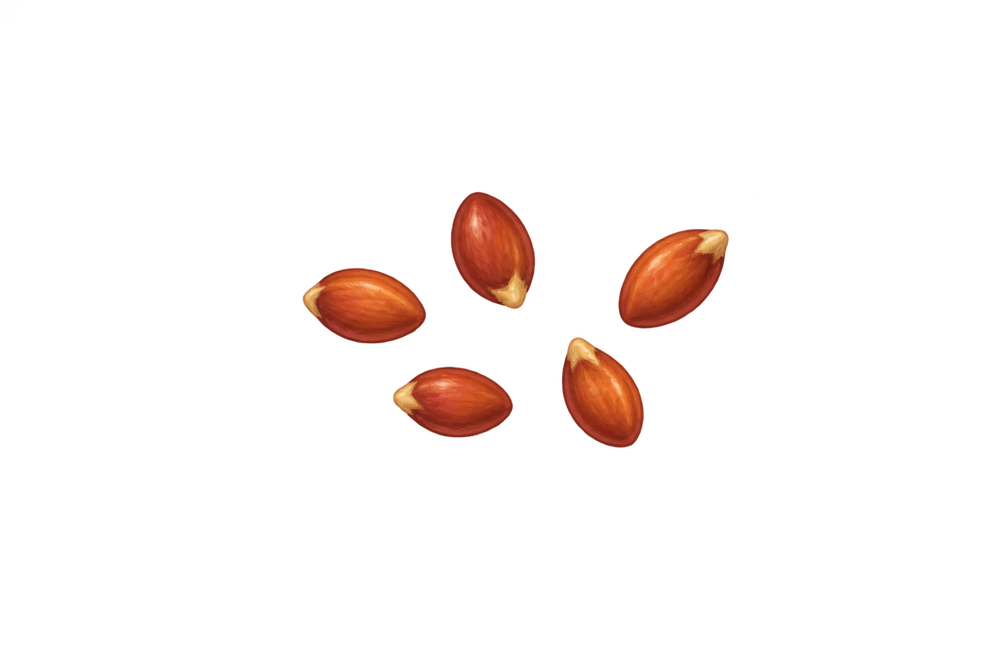
#> input picture apps/mobile/assets/game/garden/strawberry-seeds-painterly-v1.png, 1000 x 667 px, shrunk from 1536 x 1024 before the run
$ python extract_rhythm_buttons.py ../assets/game/garden/strawberry-seeds-painterly-v1.png out.png
#> lines starting #> are read from the running program, lines starting #| are printed output that depends on the picture
from pathlib import Path
import sys
from PIL import Image

source = Image.open(sys.argv[1]).convert("RGBA")
#> source is the input picture: PIL image 1000x667 RGBA; mean R, G, B, A 10, 4.1, 2.2, 12.8
output = Path(sys.argv[2])
output.mkdir(parents=True, exist_ok=True)
for index, name in enumerate(("clap", "bell", "drum")):
    left = round(index * source.width / 3)
    right = round((index + 1) * source.width / 3)
    source.crop((left, 0, right, source.height)).save(output / f"rhythm-{name}-v1.png")
#> this loop made 3 passes
#> pass 1, `source.crop((left, 0, right, source.height)).save(output / f"rhythm-{n..`:
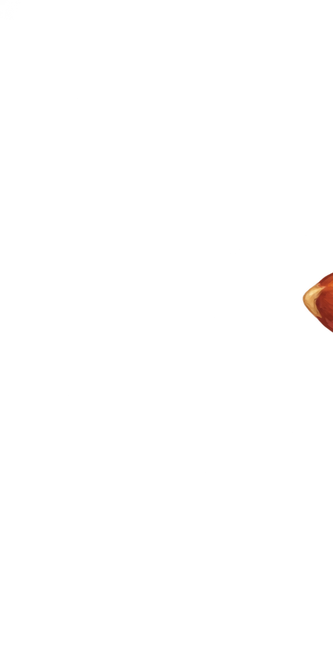
#> saved as rhythm-clap-v1.png: PIL image 333x667 RGBA; mean R, G, B, A 1, 0.5, 0.3, 1.2; transparent parts drawn white
#> pass 2, `source.crop((left, 0, right, source.height)).save(output / f"rhythm-{n..`:
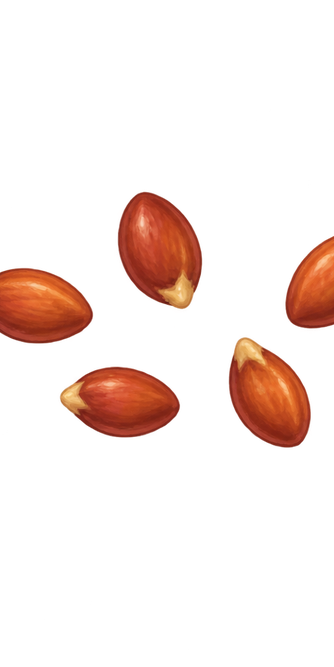
#> saved as rhythm-bell-v1.png: PIL image 334x667 RGBA; mean R, G, B, A 25.3, 10.1, 5.4, 32.3; transparent parts drawn white

$ run again, on apps/mobile/assets/game/garden/apple-tree-fruiting-painterly-v1.png
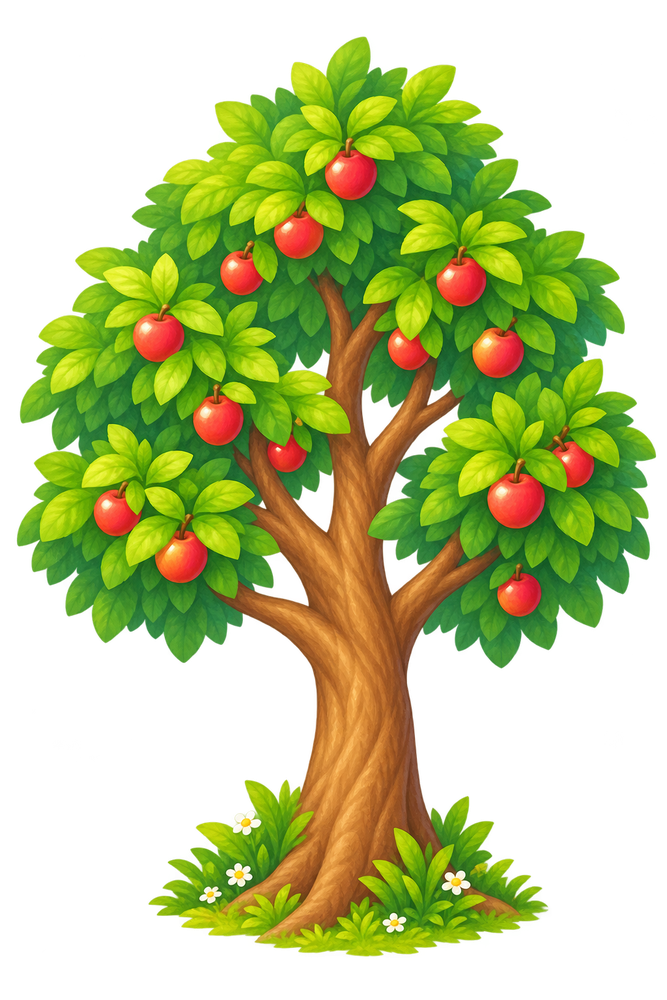
#> input picture apps/mobile/assets/game/garden/apple-tree-fruiting-painterly-v1.png, 667 x 1000 px, shrunk from 1024 x 1536 before the run
#> source is the input picture: PIL image 667x1000 RGBA; mean R, G, B, A 65, 76.8, 16.4, 126
#> the loop `for index, name in enumerate(("clap", "bell", "drum")):` made 3 passes
#> pass 1, `source.crop((left, 0, right, source.height)).save(output / f"rhythm-{n..`:
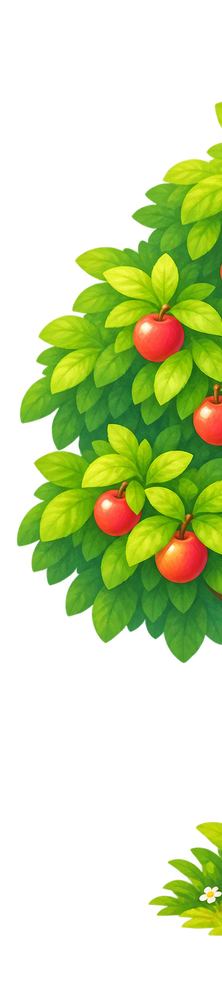
#> saved as rhythm-clap-v1.png: PIL image 222x1000 RGBA; mean R, G, B, A 44.4, 60.6, 10.6, 87.8; transparent parts drawn white
#> pass 2, `source.crop((left, 0, right, source.height)).save(output / f"rhythm-{n..`:
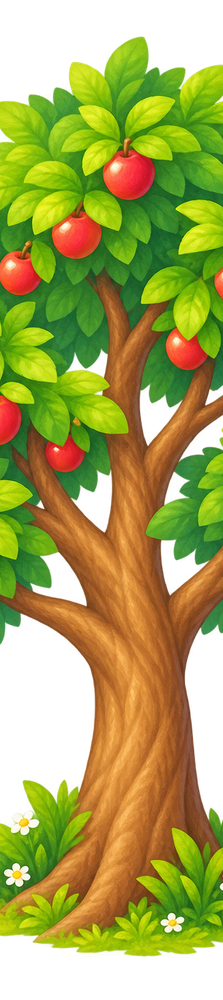
#> saved as rhythm-bell-v1.png: PIL image 223x1000 RGBA; mean R, G, B, A 107.9, 108.3, 25.9, 189.7; transparent parts drawn white

$ run again, on apps/mobile/assets/game/garden/apple-tree-painterly-v1.png
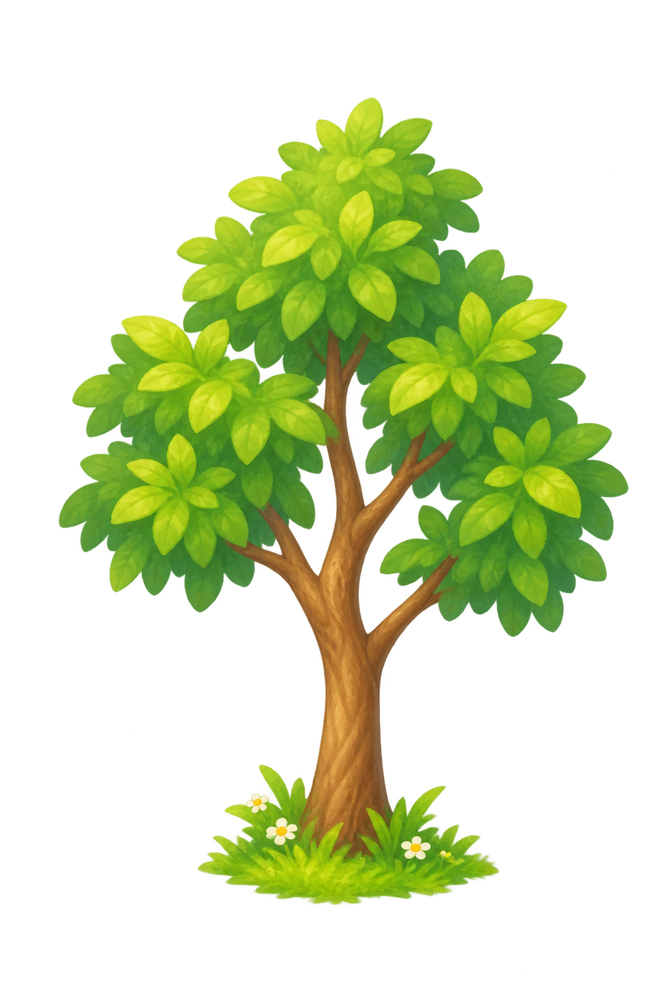
#> input picture apps/mobile/assets/game/garden/apple-tree-painterly-v1.png, 667 x 1000 px, shrunk from 1024 x 1536 before the run
#> source is the input picture: PIL image 667x1000 RGBA; mean R, G, B, A 42.4, 56.1, 12.3, 80.8
#> the loop `for index, name in enumerate(("clap", "bell", "drum")):` made 3 passes
#> pass 1, `source.crop((left, 0, right, source.height)).save(output / f"rhythm-{n..`:
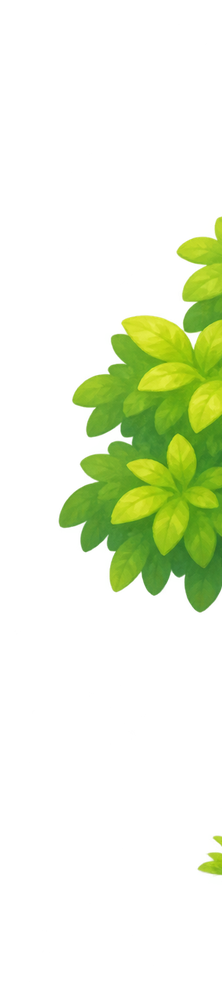
#> saved as rhythm-clap-v1.png: PIL image 222x1000 RGBA; mean R, G, B, A 23.2, 33.2, 6.3, 42.9; transparent parts drawn white
#> pass 2, `source.crop((left, 0, right, source.height)).save(output / f"rhythm-{n..`:
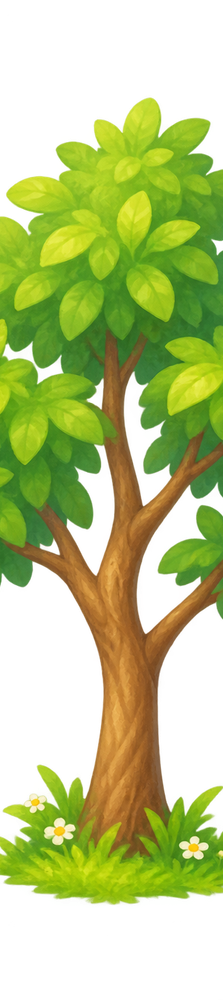
#> saved as rhythm-bell-v1.png: PIL image 223x1000 RGBA; mean R, G, B, A 78.4, 93.9, 21.5, 139.8; transparent parts drawn white

$ run again, on apps/mobile/assets/game/garden/beehive-painterly-v3.png
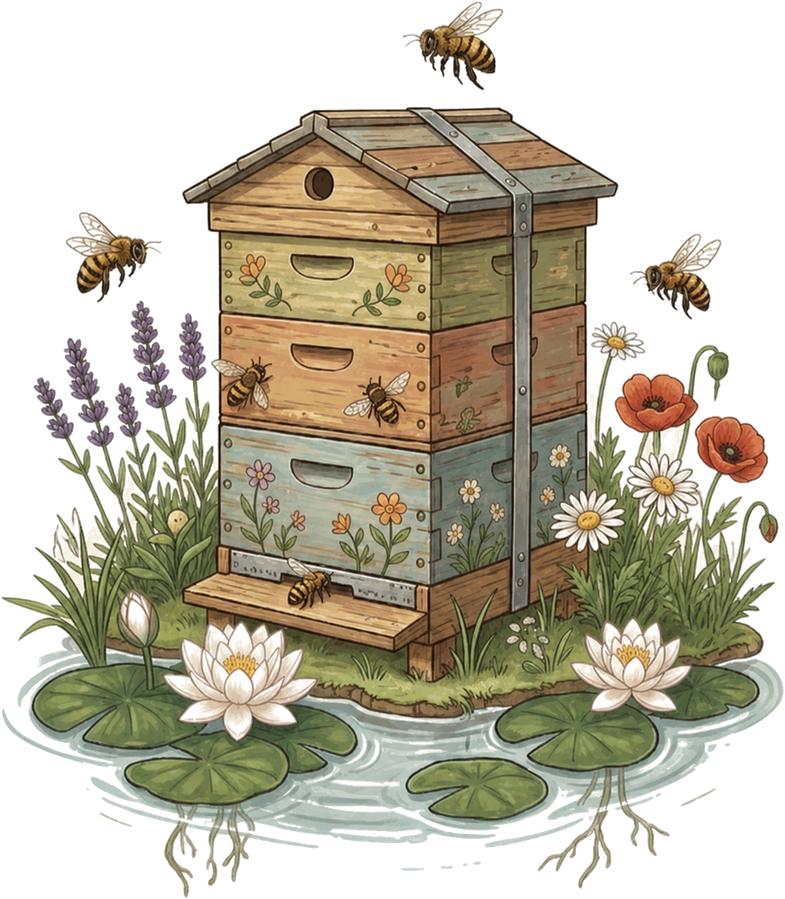
#> input picture apps/mobile/assets/game/garden/beehive-painterly-v3.png, 785 x 899 px, shrunk from 1123 x 1285 before the run
#> source is the input picture: PIL image 785x899 RGBA; mean R, G, B, A 88.9, 83.1, 65.8, 143.9
#> the loop `for index, name in enumerate(("clap", "bell", "drum")):` made 3 passes
#> pass 1, `source.crop((left, 0, right, source.height)).save(output / f"rhythm-{n..`:
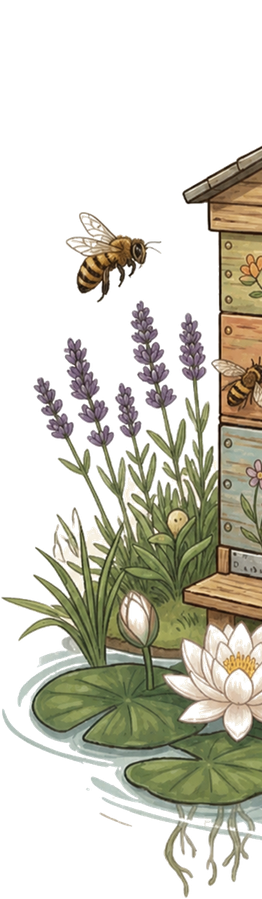
#> saved as rhythm-clap-v1.png: PIL image 262x899 RGBA; mean R, G, B, A 69.2, 67.2, 54.4, 106; transparent parts drawn white
#> pass 2, `source.crop((left, 0, right, source.height)).save(output / f"rhythm-{n..`:
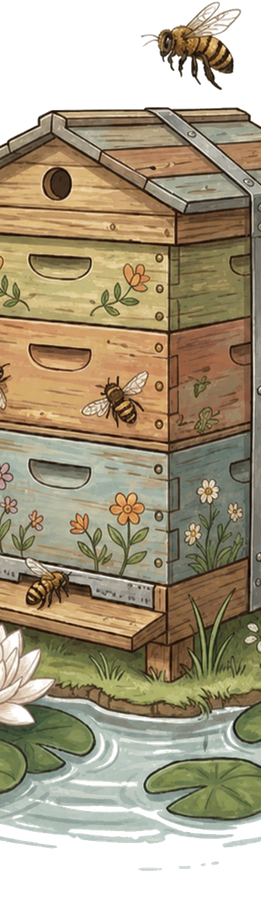
#> saved as rhythm-bell-v1.png: PIL image 261x899 RGBA; mean R, G, B, A 124.3, 112.9, 87.6, 206.8; transparent parts drawn white
